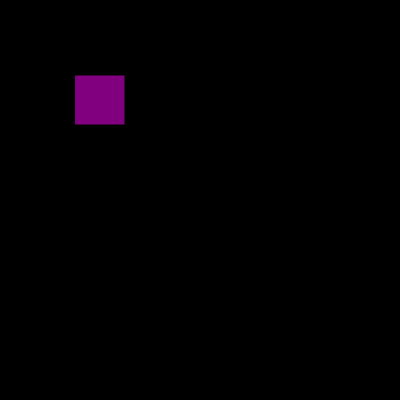
Frame 1 (no input)
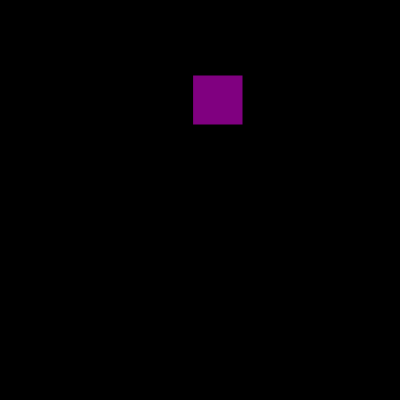
Frame 60 (no input)
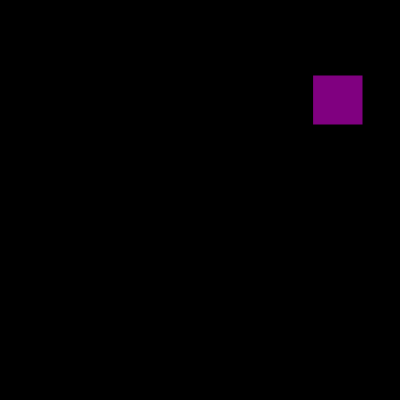
Frame 120 (the mouse pressed at the canvas centre since frame 60)

The p5.js sketch that drew these frames (run headless with seeded random() and noise() and a simulated clock; from frame 60 on, the mouse is pressed at the canvas centre):

// p5.js sketch
// ── sketch.js
var box

function setup() {
  createCanvas(400, 400);

box ={
 x: 100,
 y: 100, 
 w: 50,
 h: 50,
 cor: ["blue","green","red","yellow","orange","purple"],
 vx:2,
}

}

function draw() {
  background(0);
rectMode(CENTER);
fill (box.cor[5])
rect (box.x,box.y,box.w,box.h)
box.x = box.x + box.vx;
}
